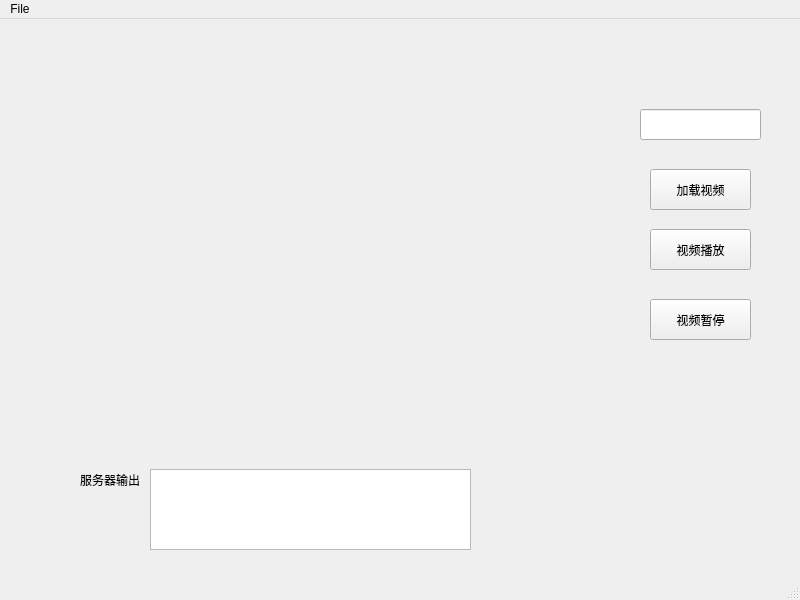
<?xml version="1.0" encoding="UTF-8"?>
<ui version="4.0">
 <class>MainWindow</class>
 <widget class="QMainWindow" name="MainWindow">
  <property name="geometry">
   <rect>
    <x>0</x>
    <y>0</y>
    <width>800</width>
    <height>600</height>
   </rect>
  </property>
  <property name="windowTitle">
   <string>MadLight</string>
  </property>
  <widget class="QWidget" name="centralwidget">
   <widget class="QPushButton" name="pushButton">
    <property name="geometry">
     <rect>
      <x>650</x>
      <y>150</y>
      <width>101</width>
      <height>41</height>
     </rect>
    </property>
    <property name="text">
     <string>加载视频</string>
    </property>
   </widget>
   <widget class="QPushButton" name="pushButton_2">
    <property name="geometry">
     <rect>
      <x>650</x>
      <y>210</y>
      <width>101</width>
      <height>41</height>
     </rect>
    </property>
    <property name="text">
     <string>视频播放</string>
    </property>
   </widget>
   <widget class="QPushButton" name="pushButton_3">
    <property name="geometry">
     <rect>
      <x>650</x>
      <y>280</y>
      <width>101</width>
      <height>41</height>
     </rect>
    </property>
    <property name="text">
     <string>视频暂停</string>
    </property>
   </widget>
   <widget class="QLabel" name="label">
    <property name="geometry">
     <rect>
      <x>80</x>
      <y>450</y>
      <width>61</width>
      <height>21</height>
     </rect>
    </property>
    <property name="text">
     <string>服务器输出</string>
    </property>
   </widget>
   <widget class="QTextBrowser" name="textBrowser">
    <property name="geometry">
     <rect>
      <x>150</x>
      <y>450</y>
      <width>321</width>
      <height>81</height>
     </rect>
    </property>
   </widget>
   <widget class="QLineEdit" name="lineEdit">
    <property name="geometry">
     <rect>
      <x>640</x>
      <y>90</y>
      <width>121</width>
      <height>31</height>
     </rect>
    </property>
   </widget>
   <widget class="QWidget" name="widget" native="true">
    <property name="geometry">
     <rect>
      <x>40</x>
      <y>30</y>
      <width>571</width>
      <height>371</height>
     </rect>
    </property>
   </widget>
  </widget>
  <widget class="QMenuBar" name="menubar">
   <property name="geometry">
    <rect>
     <x>0</x>
     <y>0</y>
     <width>800</width>
     <height>23</height>
    </rect>
   </property>
   <widget class="QMenu" name="menuFile">
    <property name="title">
     <string>File</string>
    </property>
    <widget class="QMenu" name="menuInput">
     <property name="title">
      <string>input</string>
     </property>
     <addaction name="actionHallo1"/>
     <addaction name="actionHallo2"/>
    </widget>
    <addaction name="actionOpen"/>
    <addaction name="actionSave"/>
    <addaction name="actionExit"/>
    <addaction name="menuInput"/>
   </widget>
   <addaction name="menuFile"/>
  </widget>
  <widget class="QStatusBar" name="statusbar"/>
  <action name="actionOpen">
   <property name="text">
    <string>open..</string>
   </property>
  </action>
  <action name="actionSave">
   <property name="text">
    <string>save</string>
   </property>
  </action>
  <action name="actionExit">
   <property name="text">
    <string>Exit</string>
   </property>
  </action>
  <action name="actionHallo1">
   <property name="text">
    <string>hallo1</string>
   </property>
  </action>
  <action name="actionHallo2">
   <property name="text">
    <string>hallo2</string>
   </property>
  </action>
 </widget>
 <resources/>
 <connections/>
</ui>
